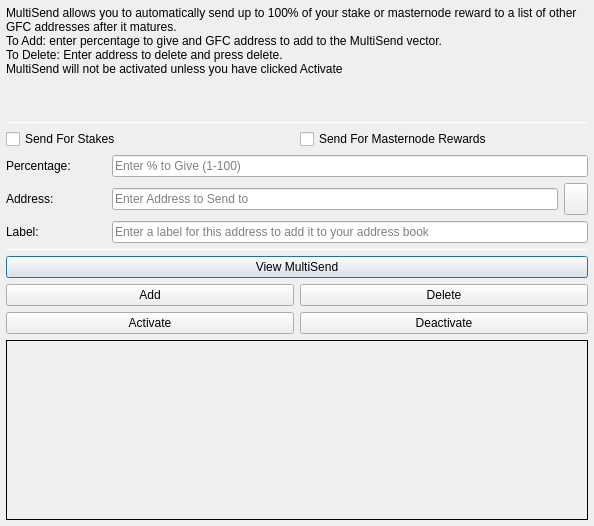
<?xml version="1.0" encoding="UTF-8"?>
<ui version="4.0">
 <class>MultiSendDialog</class>
 <widget class="QDialog" name="MultiSendDialog">
  <property name="windowModality">
   <enum>Qt::NonModal</enum>
  </property>
  <property name="geometry">
   <rect>
    <x>0</x>
    <y>0</y>
    <width>594</width>
    <height>526</height>
   </rect>
  </property>
  <property name="windowTitle">
   <string>MultiSend</string>
  </property>
  <layout class="QVBoxLayout" name="verticalLayout" stretch="0">
   <property name="leftMargin">
    <number>6</number>
   </property>
   <property name="topMargin">
    <number>6</number>
   </property>
   <property name="rightMargin">
    <number>6</number>
   </property>
   <property name="bottomMargin">
    <number>6</number>
   </property>
   <item>
    <layout class="QVBoxLayout" name="verticalLayout_Main" stretch="1,1,1,0,1,1,1">
     <item>
      <widget class="QLabel" name="label_2">
       <property name="lineWidth">
        <number>1</number>
       </property>
       <property name="text">
        <string>MultiSend allows you to automatically send up to 100% of your stake or masternode reward to a list of other GFC addresses after it matures.
To Add: enter percentage to give and GFC address to add to the MultiSend vector.
To Delete: Enter address to delete and press delete.
MultiSend will not be activated unless you have clicked Activate</string>
       </property>
       <property name="alignment">
        <set>Qt::AlignLeading|Qt::AlignLeft|Qt::AlignTop</set>
       </property>
       <property name="wordWrap">
        <bool>true</bool>
       </property>
      </widget>
     </item>
     <item>
      <widget class="Line" name="line">
       <property name="minimumSize">
        <size>
         <width>0</width>
         <height>1</height>
        </size>
       </property>
       <property name="maximumSize">
        <size>
         <width>16777215</width>
         <height>1</height>
        </size>
       </property>
       <property name="orientation">
        <enum>Qt::Horizontal</enum>
       </property>
      </widget>
     </item>
     <item>
      <layout class="QVBoxLayout" name="verticalLayout_Settings">
       <item>
        <layout class="QHBoxLayout" name="horizontalLayout">
         <item>
          <widget class="QCheckBox" name="multiSendStakeCheckBox">
           <property name="text">
            <string>Send For Stakes</string>
           </property>
          </widget>
         </item>
         <item>
          <widget class="QCheckBox" name="multiSendMasternodeCheckBox">
           <property name="text">
            <string>Send For Masternode Rewards</string>
           </property>
          </widget>
         </item>
        </layout>
       </item>
       <item>
        <layout class="QHBoxLayout" name="horizontalLayout_6">
         <item>
          <widget class="QLabel" name="label">
           <property name="minimumSize">
            <size>
             <width>100</width>
             <height>0</height>
            </size>
           </property>
           <property name="toolTip">
            <string>Percentage of stake to send</string>
           </property>
           <property name="text">
            <string>Percentage:</string>
           </property>
          </widget>
         </item>
         <item>
          <widget class="QLineEdit" name="multiSendPercentEdit">
           <property name="toolTip">
            <string>Enter whole numbers 1 - 100</string>
           </property>
           <property name="placeholderText">
            <string>Enter % to Give (1-100)</string>
           </property>
          </widget>
         </item>
        </layout>
       </item>
       <item>
        <layout class="QHBoxLayout" name="horizontalLayout_7">
         <item>
          <widget class="QLabel" name="label_5">
           <property name="minimumSize">
            <size>
             <width>100</width>
             <height>0</height>
            </size>
           </property>
           <property name="toolTip">
            <string>Address to send portion of stake to</string>
           </property>
           <property name="text">
            <string>Address:</string>
           </property>
          </widget>
         </item>
         <item>
          <widget class="QLineEdit" name="multiSendAddressEdit">
           <property name="toolTip">
            <string/>
           </property>
           <property name="placeholderText">
            <string>Enter Address to Send to</string>
           </property>
          </widget>
         </item>
         <item>
          <widget class="QToolButton" name="addressBookButton">
           <property name="maximumSize">
            <size>
             <width>16777215</width>
             <height>32</height>
            </size>
           </property>
           <property name="toolTip">
            <string>Choose an address from the address book</string>
           </property>
           <property name="text">
            <string/>
           </property>
           <property name="icon">
            <iconset resource="../gofund.qrc">
             <normaloff>:/icons/address-book</normaloff>:/icons/address-book</iconset>
           </property>
           <property name="shortcut">
            <string>Alt+A</string>
           </property>
          </widget>
         </item>
        </layout>
       </item>
      </layout>
     </item>
     <item>
      <layout class="QHBoxLayout" name="horizontalLayout_3">
       <item>
        <widget class="QLabel" name="label_3">
         <property name="minimumSize">
          <size>
           <width>100</width>
           <height>0</height>
          </size>
         </property>
         <property name="text">
          <string>Label:</string>
         </property>
        </widget>
       </item>
       <item>
        <widget class="QLineEdit" name="labelAddressLabelEdit">
         <property name="placeholderText">
          <string>Enter a label for this address to add it to your address book</string>
         </property>
        </widget>
       </item>
      </layout>
     </item>
     <item>
      <widget class="Line" name="line_2">
       <property name="minimumSize">
        <size>
         <width>0</width>
         <height>1</height>
        </size>
       </property>
       <property name="maximumSize">
        <size>
         <width>16777215</width>
         <height>1</height>
        </size>
       </property>
       <property name="orientation">
        <enum>Qt::Horizontal</enum>
       </property>
      </widget>
     </item>
     <item>
      <layout class="QVBoxLayout" name="verticalLayout_Buttons">
       <item>
        <layout class="QHBoxLayout" name="horizontalLayout_4">
         <item>
          <widget class="QPushButton" name="viewButton">
           <property name="toolTip">
            <string/>
           </property>
           <property name="statusTip">
            <string>View MultiSend Vector</string>
           </property>
           <property name="text">
            <string>View MultiSend</string>
           </property>
          </widget>
         </item>
        </layout>
       </item>
       <item>
        <layout class="QHBoxLayout" name="horizontalLayout_2">
         <item>
          <widget class="QPushButton" name="addButton">
           <property name="toolTip">
            <string/>
           </property>
           <property name="statusTip">
            <string>Add to MultiSend Vector</string>
           </property>
           <property name="text">
            <string>Add</string>
           </property>
          </widget>
         </item>
         <item>
          <widget class="QPushButton" name="deleteButton">
           <property name="toolTip">
            <string/>
           </property>
           <property name="statusTip">
            <string>Delete Address From MultiSend Vector</string>
           </property>
           <property name="text">
            <string>Delete</string>
           </property>
          </widget>
         </item>
        </layout>
       </item>
       <item>
        <layout class="QHBoxLayout" name="horizontalLayout_5">
         <item>
          <widget class="QPushButton" name="activateButton">
           <property name="statusTip">
            <string>Activate MultiSend</string>
           </property>
           <property name="text">
            <string>Activate</string>
           </property>
          </widget>
         </item>
         <item>
          <widget class="QPushButton" name="disableButton">
           <property name="statusTip">
            <string>Deactivate MultiSend</string>
           </property>
           <property name="text">
            <string>Deactivate</string>
           </property>
          </widget>
         </item>
        </layout>
       </item>
      </layout>
     </item>
     <item>
      <widget class="QLabel" name="message">
       <property name="minimumSize">
        <size>
         <width>0</width>
         <height>180</height>
        </size>
       </property>
       <property name="frameShape">
        <enum>QFrame::Panel</enum>
       </property>
       <property name="frameShadow">
        <enum>QFrame::Plain</enum>
       </property>
       <property name="lineWidth">
        <number>1</number>
       </property>
       <property name="midLineWidth">
        <number>1</number>
       </property>
       <property name="text">
        <string/>
       </property>
       <property name="alignment">
        <set>Qt::AlignLeading|Qt::AlignLeft|Qt::AlignTop</set>
       </property>
       <property name="wordWrap">
        <bool>true</bool>
       </property>
      </widget>
     </item>
    </layout>
   </item>
  </layout>
 </widget>
 <resources>
  <include location="../gofund.qrc"/>
 </resources>
 <connections/>
</ui>
